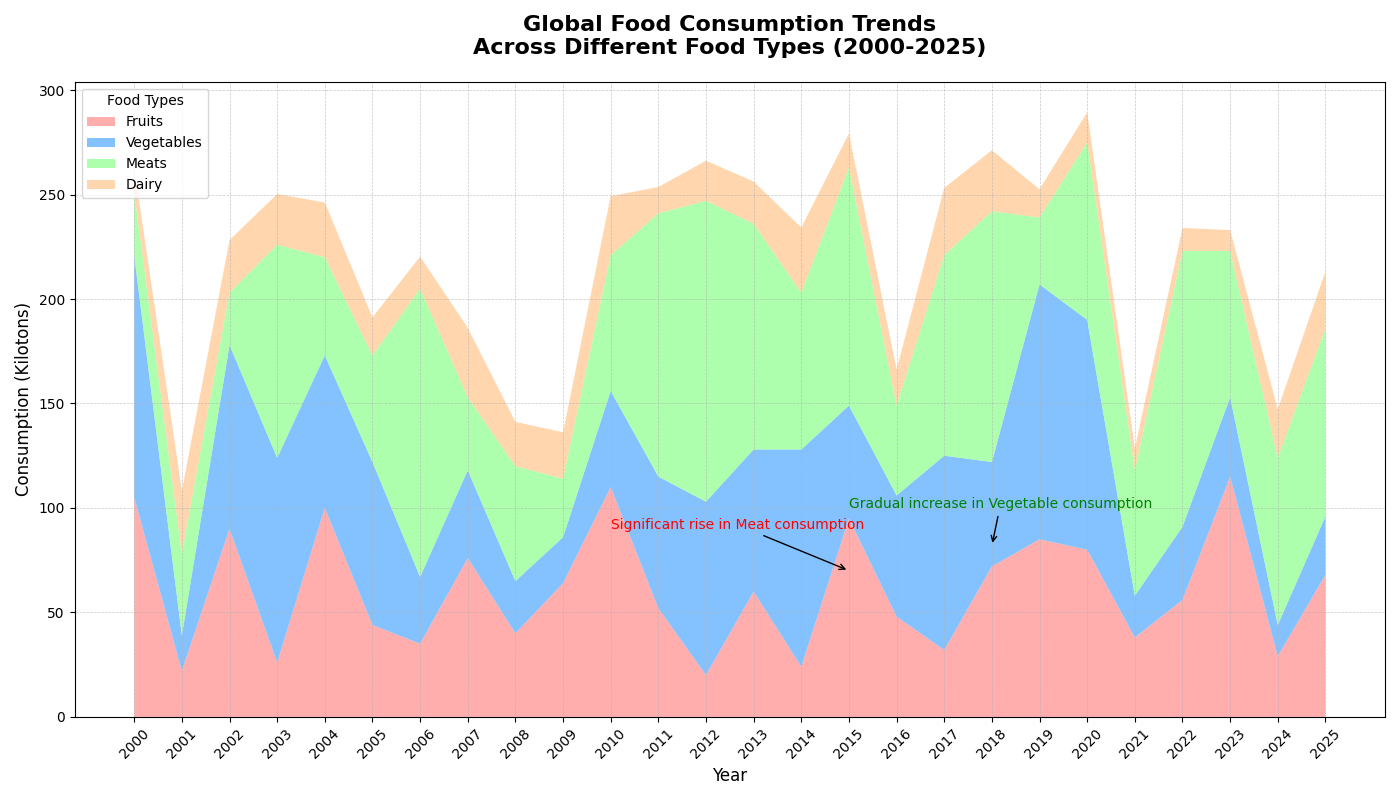

Write the Python code that produced this figure.
import matplotlib.pyplot as plt
import numpy as np

# Define the years from 2000 to 2025
years = np.arange(2000, 2026)

# Randomly altered food consumption data (preserving structure but shuffling contents)
fruits_consumption = [105, 22, 90, 26, 100, 44, 35, 76, 40, 64, 110, 52, 20, 60, 24, 95, 48, 32, 72, 85, 80, 38, 56, 115, 29, 68]
vegetables_consumption = [116, 17, 88, 98, 73, 78, 32, 42, 25, 22, 46, 63, 83, 68, 104, 54, 58, 93, 50, 122, 110, 20, 35, 38, 15, 28]
meats_consumption = [30, 39, 25, 102, 47, 51, 138, 35, 55, 28, 65, 126, 144, 108, 75, 114, 43, 96, 120, 32, 85, 60, 132, 70, 80, 90]
dairy_consumption = [11.8, 30.2, 25.2, 24.2, 26.2, 18.2, 15.3, 33.2, 21.2, 22.2, 28.2, 12.6, 19.2, 20.2, 31.2, 16.2, 17.2, 32.2, 29.2, 13.5, 14.4, 10.5, 11, 10, 23.2, 27.2]

data = np.vstack([fruits_consumption, vegetables_consumption, meats_consumption, dairy_consumption])
colors = ['#ff9999', '#66b3ff', '#99ff99', '#ffcc99']

fig, ax = plt.subplots(figsize=(14, 8))
ax.stackplot(years, data, labels=['Fruits', 'Vegetables', 'Meats', 'Dairy'], colors=colors, alpha=0.8)

ax.set_title('Global Food Consumption Trends\nAcross Different Food Types (2000-2025)', fontsize=16, fontweight='bold', pad=20)
ax.set_xlabel('Year', fontsize=12)
ax.set_ylabel('Consumption (Kilotons)', fontsize=12)

ax.legend(loc='upper left', title="Food Types")
ax.grid(linestyle='--', linewidth=0.5, alpha=0.7)

ax.annotate('Significant rise in Meat consumption', xy=(2015, 70), xytext=(2010, 90),
            arrowprops=dict(facecolor='black', arrowstyle='->'), fontsize=10, color='red')
ax.annotate('Gradual increase in Vegetable consumption', xy=(2018, 82), xytext=(2015, 100),
            arrowprops=dict(facecolor='black', arrowstyle='->'), fontsize=10, color='green')

ax.set_xticks(years)
ax.set_xticklabels(years, rotation=45)

plt.tight_layout()
plt.show()
